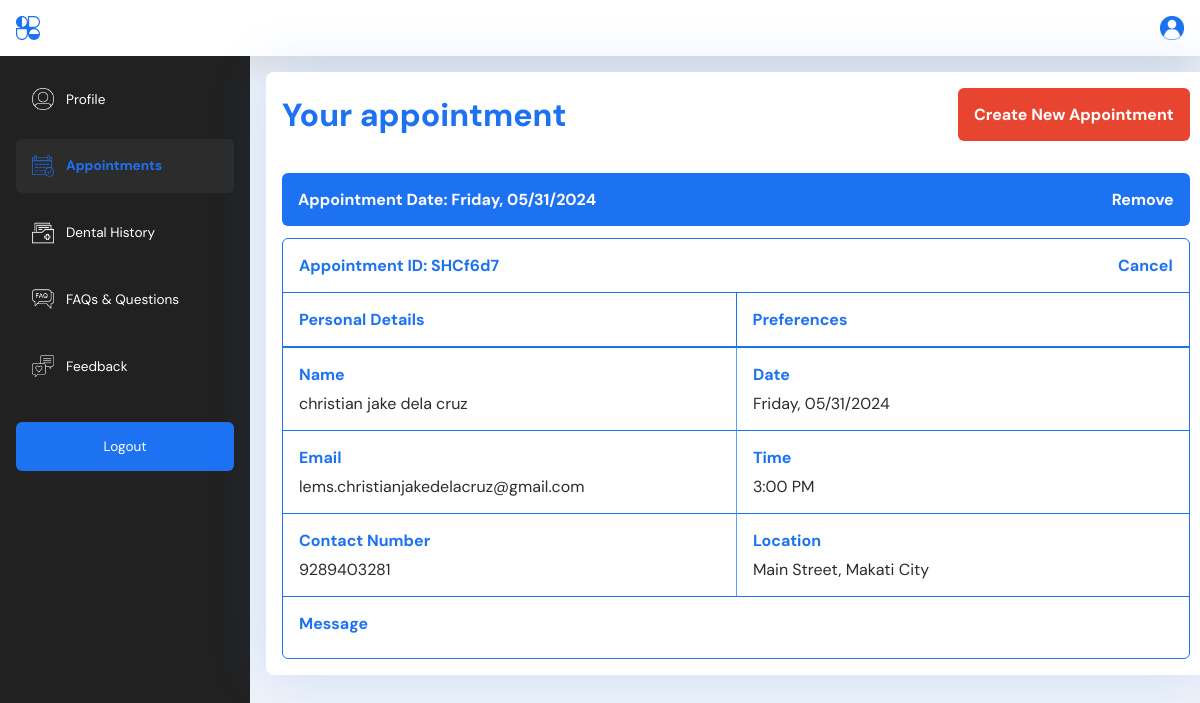
The page /user_pages/appointment_page.php (signed in) on the database as committed earlier.
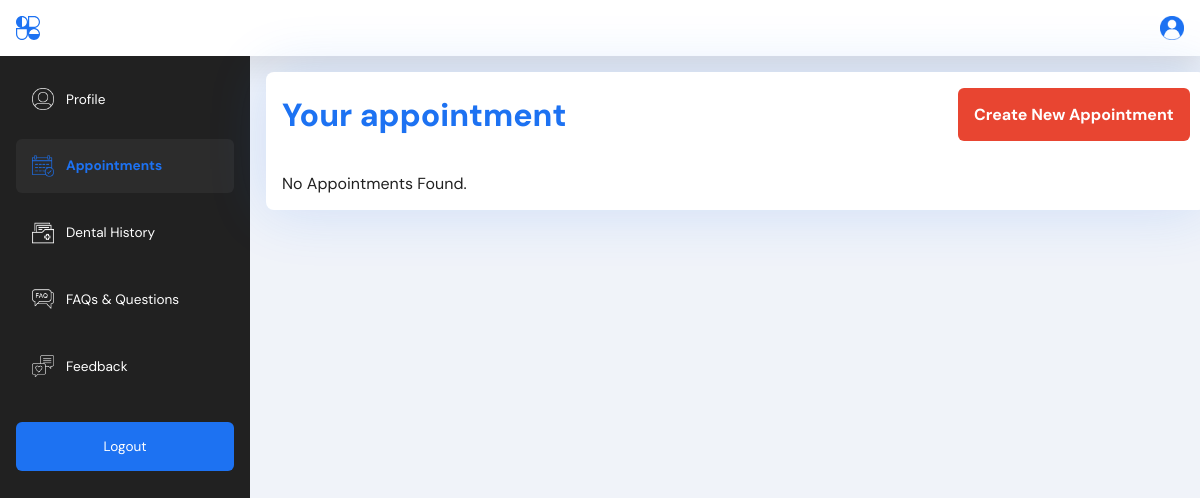
The same page on the database as committed later.
### tables this page shows
CREATE TABLE `appointments` (
  `user_id` varchar(20) NOT NULL,
  `appointment_id` varchar(20) NOT NULL,
  `name` varchar(255) NOT NULL,
  `email` varchar(255) NOT NULL,
  `contact` varchar(30) NOT NULL,
  `message` varchar(255) NOT NULL,
  `date` varchar(30) NOT NULL,
  `time` varchar(30) NOT NULL,
  `location` varchar(30) NOT NULL,
  `status` varchar(100) NOT NULL,
  `created_at` datetime NOT NULL
);

### user_pages/appointment_page.php (the view, shortened to what this page needs)
<?php
require_once '../includes/dbh.inc.php';
  $user_id = $_SESSION['user_id'];
  $query = "SELECT * FROM appointments WHERE user_id = ? AND status =  'accepted' ";
  $stmt = $conn->prepare($query);
  $stmt->bind_param("s", $user_id);
  $stmt->execute();
  $result = $stmt->get_result();
?>
<!DOCTYPE html>
<html lang="en">
<head>
  <link rel="stylesheet" href="../src/dist/styles.css" />
</head>
<body>
  <main>
    <?php include('includes/nav.php'); ?>
    <?php include('includes/sidenav.php'); ?>
    <section class="appointment__page account__container">
      <div class="account">
        <div class="header">
          <h1>Your appointment</h1>
          <a class="appointment__button" href="../user_pages/appointment_form_page.php" target="_blank">
            Create New Appointment
          </a>
        </div>
        <?php if ($row = $result->fetch_assoc()) { ?>
        <div class="appointment__container">
          <div class="header">
            <h2>Appointment Date: <?php echo $row['date'] ?></h2>
            <h3>Remove</h3>
          </div>
          <div class="appointments">
            <div class="item">
              <div class="item_header">
                <p class="appoinment_date" id="appointmentDate">Appointment ID: <?php echo $row["appointment_id"]; ?>
                </p>
                <button class="remove__button" id="deleteAccountBtn">
                  Cancel
                </button>
              </div>
              <div class="appointment">
                <div class="appointment_header">
                  <p>Personal Details</p>
                  <p>Preferences</p>
                </div>
                <div class="appointment_details">
                  <div class="details__container">
                    <div class="details">
                      <div class="detail">
                        <p class="detail_header">Name</p>
                        <p class="detail_content" id="appName"><?php echo $row["name"]; ?></p>
                      </div>
                      <div class="detail">
                        <p class="detail_header">Date</p>
                        <p class="detail_content" id="appDate"><?php echo $row["date"]; ?></p>
                      </div>
                      <div class="detail">
                        <p class="detail_header">Email</p>
                        <p class="detail_content" id="appEmail"><?php echo $row["email"]; ?></p>
                      </div>
                      <div class="detail">
                        <p class="detail_header">Time</p>
                        <p class="detail_content" id="appTime"><?php echo $row["time"]; ?></p>
                      </div>
                      <div class="detail">
                        <p class="detail_header">Contact Number</p>
                        <p class="detail_content" id="appContact"><?php echo $row["contact"]; ?></p>
                      </div>
                      <div class="detail">
                        <p class="detail_header">Location</p>
                        <p class="detail_content" id="appLoc"><?php echo $row["location"]; ?></p>
                      </div>
                      <div class="detail">
                        <p class="detail_header">Message</p>
                      </div>
                    </div>
                  </div>
                </div>
              </div>
              <?php } else {
                echo "<p> No Appointments Found. </p>";
              }
              $conn->close()?>
            </div>
          </div>
        </div>
      </div>
    </section>
  </main>
</body>
</html>

Rows that differ between the two databases and show on the page:
removed appointments: date "Friday, 05/31/2024", appointment "SHCf6d7", name "christian jake dela cruz", email "lems.christianjakedelacruz@gmail.com", time "3:00 PM", contact "9289403281", location "Main Street, Makati City"
Other text that changed with them:
text no longer shown: "Appointment Date: Remove Appointment ID: Cancel Personal Details Preferences Name Date Email Time Contact Number Location Message"
text now shown: "No Appointments Found."
